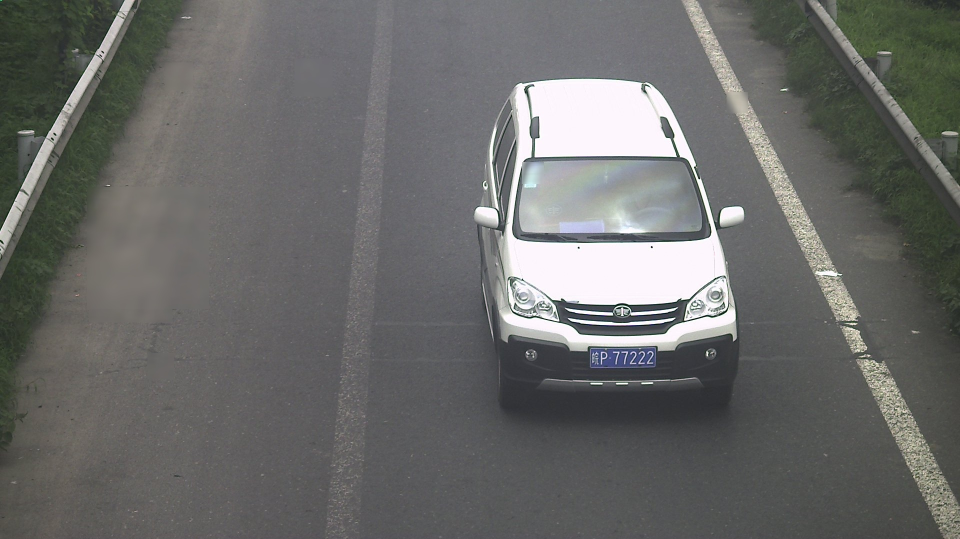
#> input picture plate_ segmentation/segment_color+sobel/image_preprocess/orig.jpg, 1920 x 1078 px, found by its file name (shown at 1/2 size)
$ jupyter execute --allow-errors image_preprocess_segment_1.ipynb   (Python 2 division)   (older library calls are emulated)
#> lines starting #> are read from the running program, lines starting #| are printed output that depends on the picture; after the words box and inside, x2 and y2 are one past the last pixel; in counts of white or black regions, pixels touching at a corner belong together
#> further down, image_orig is the input picture: shape (1078, 1920, 3); mean B, G, R 104.6, 106.2, 105.6
[cell 1]
#decoding: utf-8
#encoding: utf-8

#openCV transform C++ code to python
#python2.7  openCV3.4

#Sobel_locate

import numpy as np
import cv2 as cv
import os
import logging
import time

def ini():

    TM=time.strftime("%Y-%m-%d %H-%M-%S",time.localtime())
    LOG_FORMAT = "%(levelname)s -[:%(lineno)d]- %(message)s"
    logging.basicConfig(level=logging.INFO, format=LOG_FORMAT)
    logging.info('**************************Mason(%s)*******************'%(TM,))

# [9 lines left out: functions show, save_image, not called in this run]


#####################
#高斯模糊，降噪
def Gauss(image):
    logging.info('Gauss...')
    image_Guass=cv.GaussianBlur(image, (5, 5), 1.5)
    return image_Guass

#图像灰度化, 三种方式：最大，平均，加权平均
# [143 lines left out: functions Gary, Enhencement, Binary, Close, Edge, draw_Min_Rect and 5 more, not called in this run]

'''def sobel_locate(iamge,name):
    logging.info('sobel_locate...')
    image_Gauss=Gauss(image)
    iamge_Gary=Gary(image_Gauss)
    image_Sobel=Enhencement(iamge_Gary)
    image_Binary=Binary(image_Sobel)
    image_Close=Close(image_Binary)
    image_Edge,contours=Edge(image_Close)

    image_located=segment_box(image,contours,'sobel_')

    return image_located'''


#########################

#> (the rest of this cell did not finish here and is left out)

[cell 2]
#decoding: utf-8
#encoding: utf-8

#openCV transform C++ code to python
#python2.7  openCV3.4

#Color_locate

import numpy as np
import cv2 as cv
import os
import logging
import time

def ini():

    TM=time.strftime("%Y-%m-%d %H-%M-%S",time.localtime())
    LOG_FORMAT = "%(levelname)s -[:%(lineno)d]- %(message)s"
    logging.basicConfig(level=logging.INFO, format=LOG_FORMAT)
    logging.info('**************************Mason(%s)*******************'%(TM,))

# [4 lines left out: function show, not called in this run]

def save_image(image,name):
    path_out=path+name+'.jpg'
    cv.imwrite(path_out,image)
    logging.info('save image:%s ,done'%name)


#将RGB模型图像映射到HVS模型
def HSV(image):#image is a equliaed image
    logging.info('HSV...')
    image_HSV= cv.cvtColor(image, cv.COLOR_BGR2HSV)
    H, S, V = cv.split(image_HSV)
    save_image(H,'H')
    save_image(S,'S')
    save_image(V,'V')
    return image_HSV, H, S, V

# [4 lines left out: function Gary, not called in this run]

#直方图均衡/灰度均衡，使得输入图像在每一级灰度上都有相同的像素点输出,
#输入为单通道，所以对于多通道的RGB要3个通道单独输入
def Equalization(image_RGB):
    logging.info('RGB_Equalization...')
    B, G, R = cv.split(image_RGB)
    #print np.array(R).shape
    save_image(R,'R')
    save_image(G,'G')
    save_image(B,'B')

    R_Equal=cv.equalizeHist(R)
    save_image(R_Equal,'R_Equal')
    G_Equal=cv.equalizeHist(G)
    save_image(G_Equal,'G_Equal')
    B_Equal=cv.equalizeHist(B)
    save_image(B_Equal,'B_Equal')

    RGB_merged = cv.merge([B,G,R])
    image_Equal_RGB=RGB_merged
    return image_Equal_RGB

#二值化分割
def Segment_Blue(image_orig,image_HSV,H,S,V):#must be HSV
    logging.info('Segment_Blue...')
    H_Blue_Min=90
    H_Blue_Max=130
    S_Blue_Min=80
    S_Blue_Max=255
    V_Blue_Min=90
    V_Blue_Max=255
    LowerBlue = np.array([H_Blue_Min, S_Blue_Min,V_Blue_Min])
    UpperBlue = np.array([H_Blue_Max, S_Blue_Max,V_Blue_Max])
    mask= cv.inRange(image_HSV, LowerBlue, UpperBlue)#in range then set to 1, 白色； 0=背景黑色
    Things= cv.bitwise_and(image_orig,image_orig,mask=mask)#图像与运算，类似于显示原图中的区域
    image_Segment_Blue=Things
    return image_Segment_Blue


# [15 lines left out: function Segment_Yellow, not called in this run]


#计算边界/轮廓
#func explaination https://blog.csdn.net/hjxu2016/article/details/77833336
def Edge(path):#should input binary image
    logging.info('Edge...')
    #calculation
    image=cv.imread(path,cv.CV_8UC1)
    binary,contours, hierarchy = cv.findContours(image,cv.RETR_EXTERNAL,cv.CHAIN_APPROX_NONE)
    #in open CV3， findContours return 3 value; so my version is openCV3

    #draw boundary on the image
    #image=cv.drawContours(image,contours,-1,(0,0,255),3)#-1:draw all edge;  3:line width；（0，0，255):RGB color scaler
    #image_Edge=image
    return contours #outpur contours is a array,

#不相连的轮廓求最小外界矩形,并添加到原图中
# [35 lines left out: functions draw_Min_Rect, Rect_filter, not called in this run]

def Angle_filter(conts):
    logging.info('Angle_filter...')
    N= np.array(conts).shape[0]
    Box_update=[]
    contours_update=[]
    for i in range (0,N):
        Rect=cv.minAreaRect(conts[i])
        A=Rect[2]#anglle\

        if abs(A)>=80 and abs(A)<=90:
            contours_update.append(conts[i])
            Box_update.append(Rect)
        else:
            if abs(A)<=10:
                contours_update.append(conts[i])
                Box_update.append(Rect)
    return contours_update,Box_update

# [41 lines left out: functions color_locate, locate_mechanism, not called in this run]


#########################

#> (the rest of this cell did not finish here and is left out)

#> in Equalization, `B, G, R = cv.split(image_RGB)`:
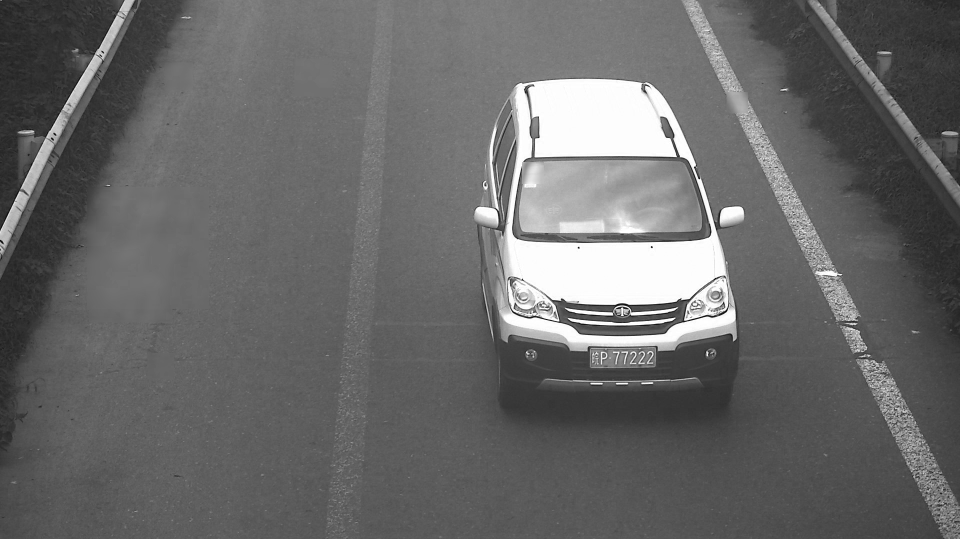
#> B: shape (1078, 1920) (shown at 1/2 size); min 0, max 255, mean 104.6
#> in Equalization, `B, G, R = cv.split(image_RGB)`:
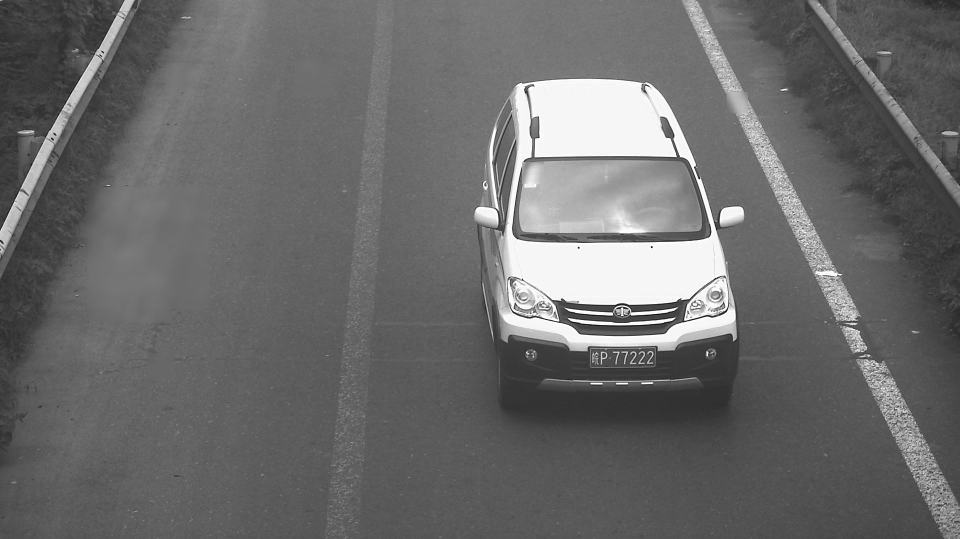
#> G: shape (1078, 1920) (shown at 1/2 size); min 0, max 255, mean 106.2
#> in Equalization, `R_Equal=cv.equalizeHist(R)`:
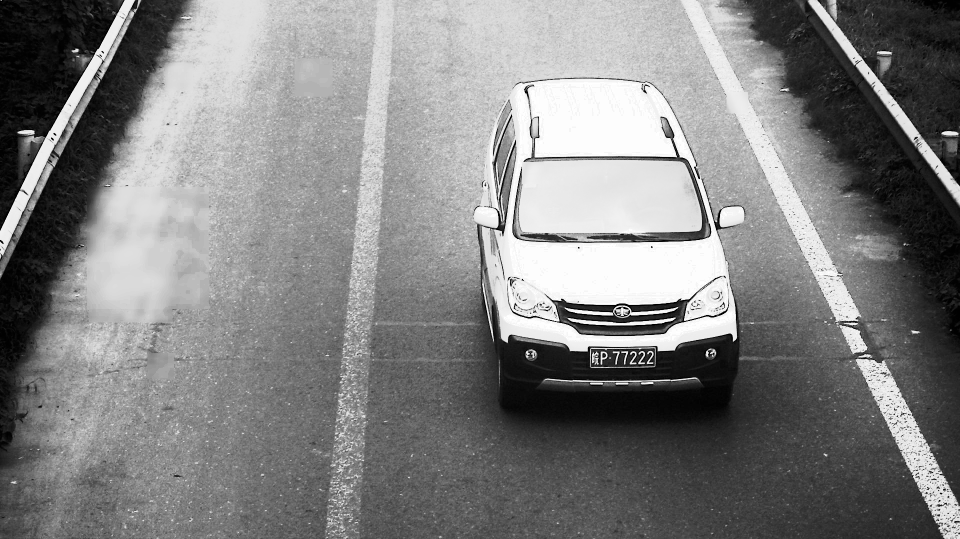
#> R_Equal: shape (1078, 1920) (shown at 1/2 size); min 0, max 255, mean 129.1
#> in Equalization, `B_Equal=cv.equalizeHist(B)`:
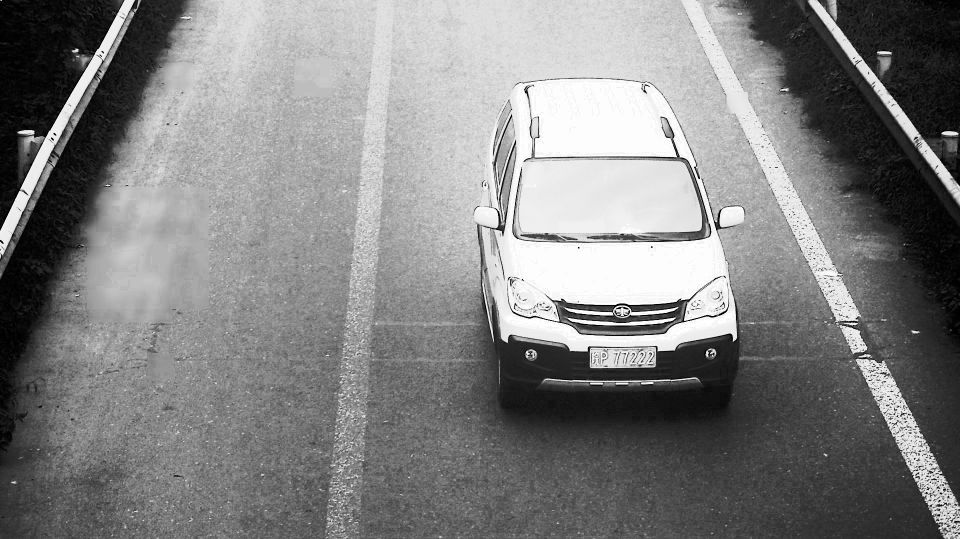
#> B_Equal: shape (1078, 1920) (shown at 1/2 size); min 0, max 255, mean 129
    save_image(image_Equalized,'image_Equalized')

    image_HSV,H,S,V=HSV(image_Equalized)
#> in HSV, `image_HSV= cv.cvtColor(image, cv.COLOR_BGR2HSV)`: image_HSV: shape (1078, 1920, 3); mean H, S, V 76.6, 17.2, 108.7
#> in HSV, `H, S, V = cv.split(image_HSV)`:
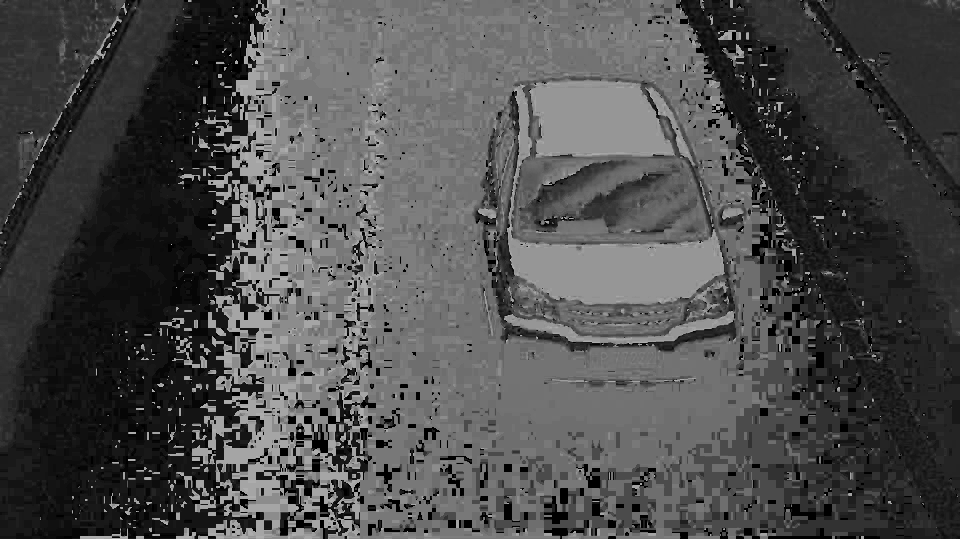
#> H: shape (1078, 1920) (shown at 1/2 size); min 0, max 178, mean 76.6
#> in HSV, `H, S, V = cv.split(image_HSV)`:
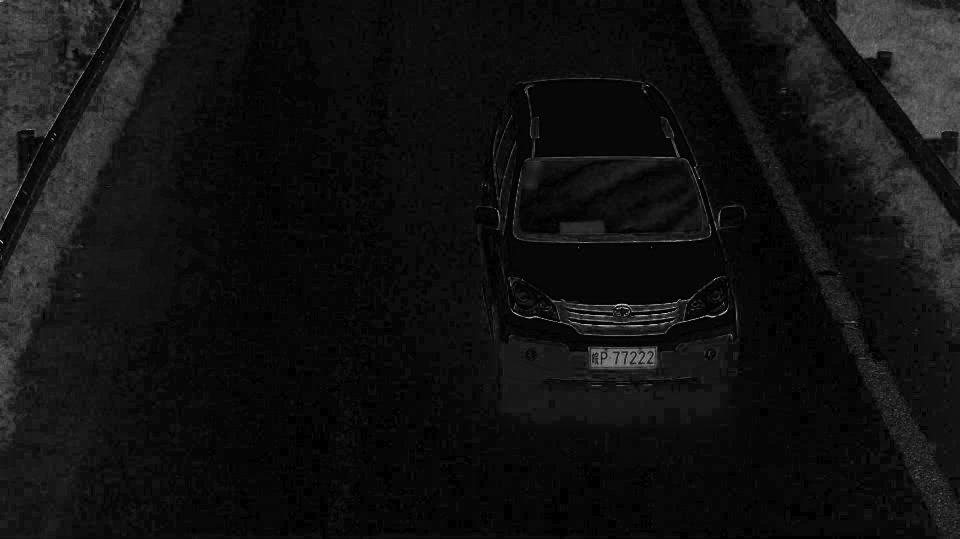
#> S: shape (1078, 1920) (shown at 1/2 size); min 0, max 255, mean 17.2
    save_image(image_HSV,'image_HSV')
    #print np.array(image_HSV).shape #is h, [1] is w, [2] is ch

    #################
    image_Segment_Blue=Segment_Blue(image_orig,image_HSV,H,S,V)
#> in Segment_Blue, `mask= cv.inRange(image_HSV, LowerBlue, UpperBlue)#in range then set to..`:
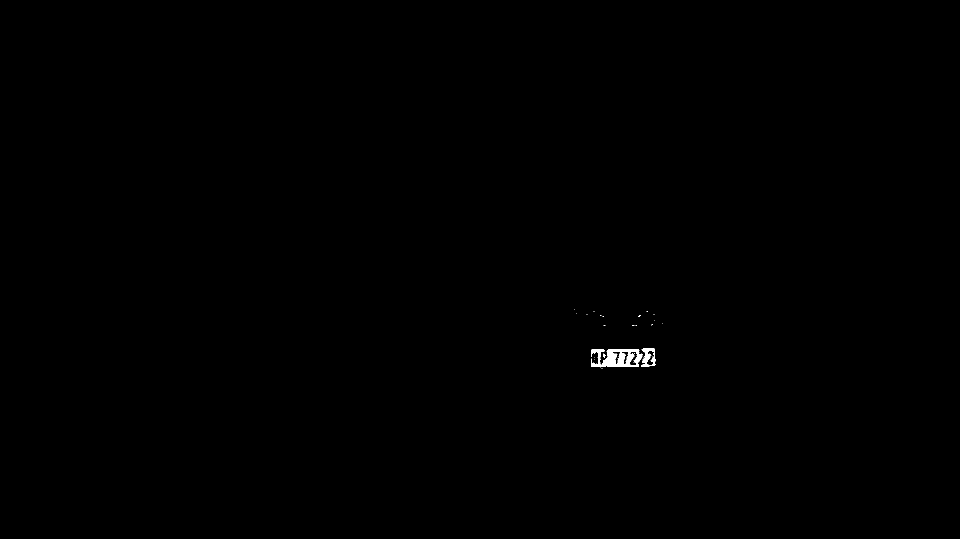
#> mask: shape (1078, 1920) (shown at 1/2 size); 0.14% white; 46 white regions (43 under 20 px)
    save_image(image_Segment_Blue,'image_Segment_Blue')

    contours=Edge(path+'image_Segment_Blue.jpg')
#> in Edge, `binary,contours, hierarchy = cv.findContours(image,cv.RETR_EXTERNAL,cv..`: contours = 67 contours, 62 with area under 20; largest, box (x1, y1, x2, y2) and area: (1176, 696, 1312, 737) 4516, (1200, 624, 1208, 640) 41, (1296, 647, 1311, 656) 28, (1272, 624, 1288, 635) 26, (1200, 648, 1216, 656) 20
    #os.remove(path+'image_Segment_Blue.jpg')


    filter=1
    if filter!=1: #raw model
        image_with_MinRect=draw_Min_Rect(image_orig,contours)
        save_image(image_with_MinRect,'image_with_MinRect')
    else:
        # filter
        logging.info('filter in ...')
        contours_update,Box_update_A=Angle_filter(contours)
        contours_update,Box_update=Rect_filter(contours_update)

        #color check
        if np.array(contours_update).shape[0]!=0: #Blue if 0 hen the car and plate have same color
            image_with_MinRect_update=draw_Min_Rect(image_orig,contours_update)# draw on the image_orig object
            save_image(image_with_MinRect_update,'image_with_MinRect_update')
        else:#Yellow
            logging.info('Blue_locate failed, try Yellow')
            image_Segment_Yellow=Segment_Yellow(image_orig,image_HSV,H,S,V)
            save_image(image_Segment_Yellow,'image_Segment_Yellow')
            contours=Edge(path+'image_Segment_Yellow.jpg')
            #os.remove(path+'image_Segment_Yellow.jpg')

            contours_update,Box_update=Rect_filter(contours)
            image_with_MinRect_update=draw_Min_Rect(image_orig,contours_update)# draw on the image_orig object
            save_image(image_with_MinRect_update,'image_with_MinRect_update')

[cell 3]
import cv2
import numpy as np

def save_image(image,name):
    path_out=path+name+'.jpg'
    c2.imwrite(path_out,image)
path='./image_proprocess/'
path_='./image_proprocess/orig.jpg'
Img=cv2.imread(path_)

HSV = cv2.cvtColor(Img, cv2.COLOR_BGR2HSV)

H, S, V = cv2.split(HSV)
LowerBlue = np.array([90, 80, 90])
UpperBlue = np.array([130, 255, 255])
mask = cv2.inRange(HSV, LowerBlue, UpperBlue)

Things = cv2.bitwise_and(Img,Img,mask=mask)#图像与运算，
path_out=path+'test.jpg'
path_out_=path+'test2.jpg'
cv2.imwrite(path_out,mask)
cv2.imwrite(path_out_,Things)
#> Out = True
